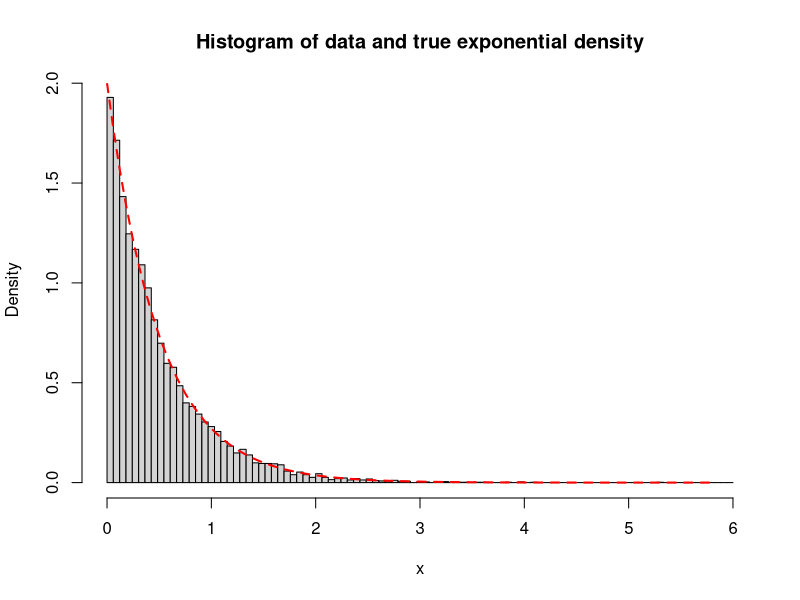
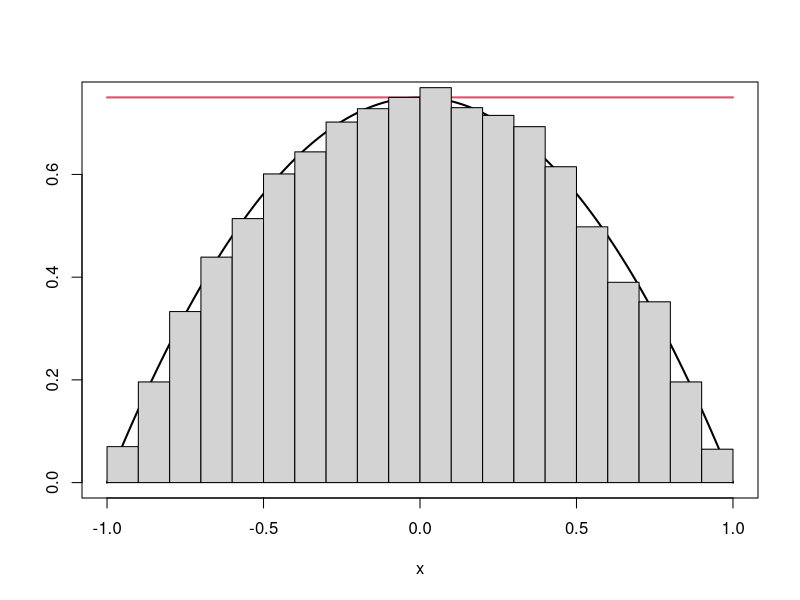
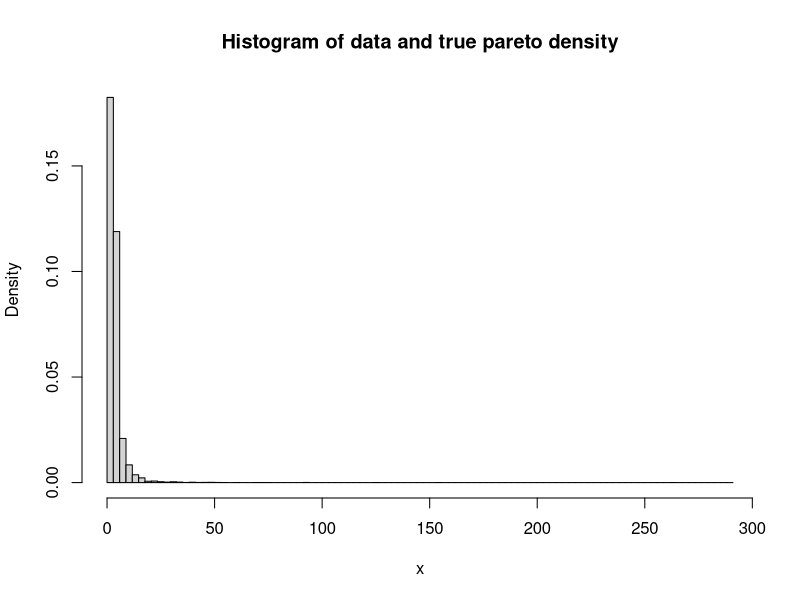
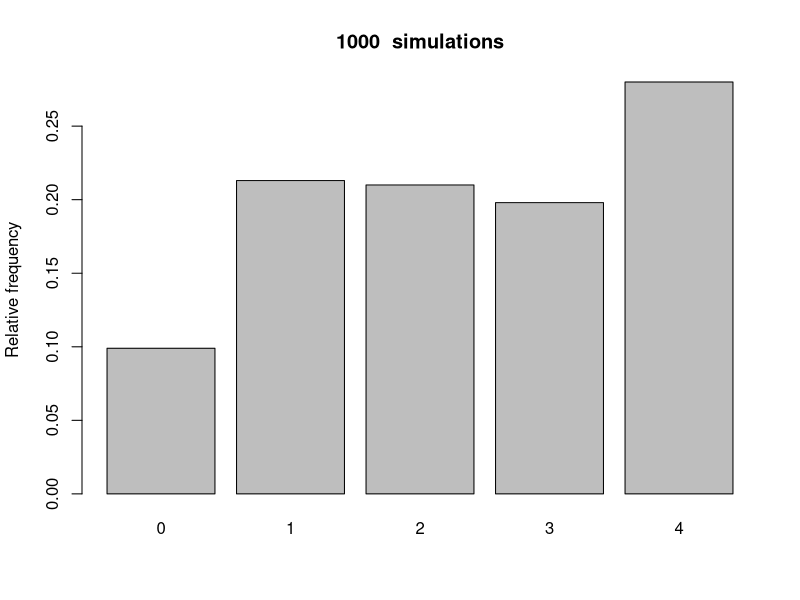
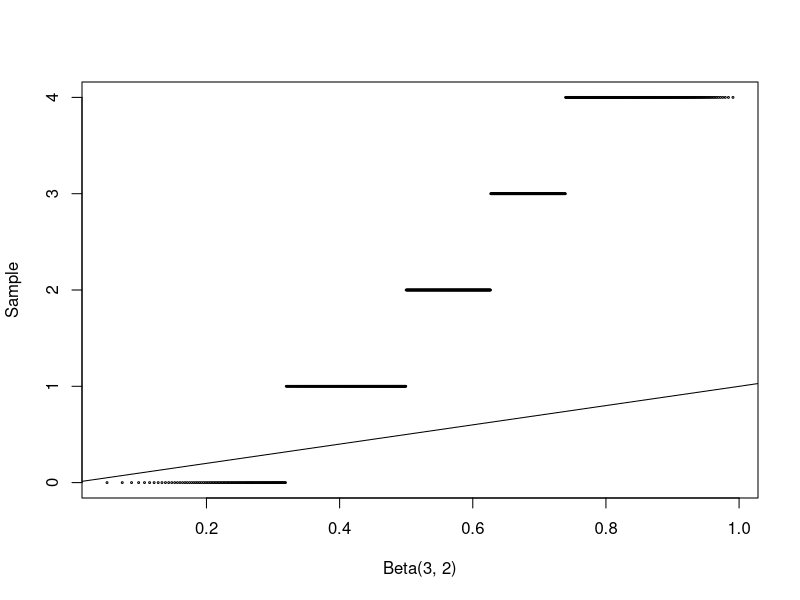
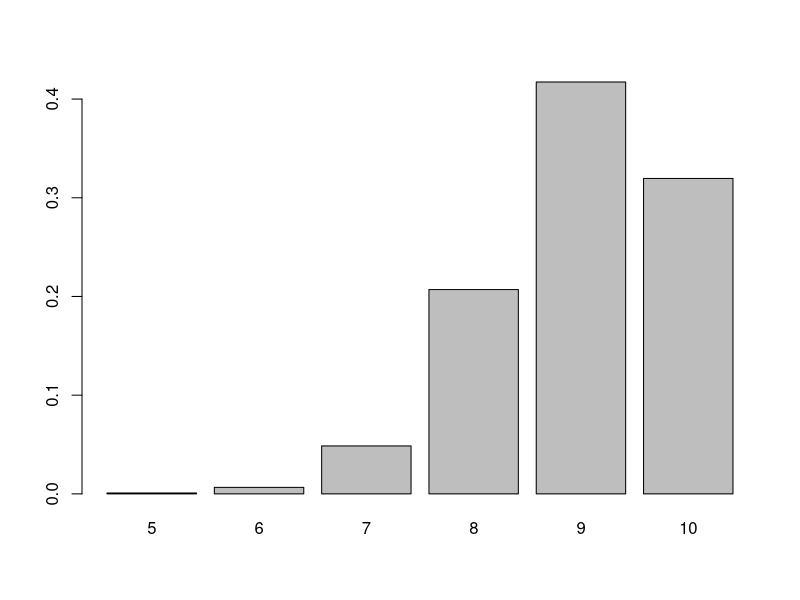

These figures' R source, in order: (Note: a time limit stopped this script after it produced the figures.)
#File contains weekly R-code examples from lectures as well as weekly exercises

#Remove old variables
rm(list=ls())

#Check that psuedo random number generators are deterministic
runif(10) #10 random uniform between 0 and 1

#Set seed and runif again:
set.seed(98925)  #Lets us "choose" where to start generating random
runif(10) 

#Takeaway: When writing programs that invovles
# random numbers, it's a good idea set a fixed seed
# at the start of the program. In that way one 
# produces reproducable results every time



#Inverse transform examples

#Function that generates Nsim random variables
# with the exponential distribution
# using rate parameter lambda.

genexpdistr <- function(Nsim,lambda) {
  U <- runif(Nsim) #Nsim uniform random numbers
  X <- -log(1-U)/lambda #Inverse transfrom of F(x)
  return(X)
}

Nsim <- 10000
lambda <- 2
x <- genexpdistr(Nsim = Nsim, lambda = lambda)

#Histogram of simulated data with true density on top as red line
hist(x,prob = TRUE, breaks = seq(0,ceiling(max(x)*1.1),length.out = max(10,sqrt(Nsim))), main =  "Histogram of data and true exponential density")
curve(dexp(x, rate = lambda), col = "red", lty = 2, lwd = 2, add = TRUE,xlim=c(0.001,max(x)*1.1))

#Expectation (theoretical mean)
1/lambda 
#Mean of the data 
mean(x)
#Standard deviation of the data
sd(x)


#Inverse transform method, discrete case
# Use sample.function

x <- 0:3 #possible outcomes
n <- 1000 #number of draws
probs <- c(1,3,3,1)/8 #probability of outcome
X <- sample(x=x,size=n,replace=TRUE,prob=probs)


     

#Illustration of Accept-reject algorithm

#a function of the density
f <- function(x){
  return(0.75*(1.0-x^2))
}
C <- 1.5 #Found by calculations by hand

#For plotting purposes
x.grid <- seq(from=-1.0,to=1.0,length.out = 1000)
#Plot the target density f(x)
plot(x.grid,f(x.grid),type="l",lwd=2,xlab="x",ylab="")
#Plot C*g(x)
lines(x.grid,C*dunif(x.grid,min=-1,max=1),col=2,lwd=2)
#We should have f(x) <= C*g(x) for all possible x
#This looks good for now

#Then we actually implement the algorithm
#Single draw
gen.f.AR.draw <- function() {
  proposals <- 0 
  while(TRUE) { #this is scary, should be safeguarded
    x <- runif(1,min=-1,max=1) #proposal from uniform(-1,1)
    a <- f(x)/(C*dunif(x,min=-1,max=1)) #accept prob
    proposals <- proposals + 1 #count the proposals
    if(runif(1) < a) return(c(x,proposals))
  }
}

#Many draws
rf.AR <- function(n = 1000) {
  ret <- vector(mode = "numeric",length = n)
  nprop <- vector(mode = "numeric",length = n)
  for(i in 1:n) {
    tmp <- gen.f.AR.draw()
    ret[i] <- tmp[1]
    nprop[i] <- tmp[2]
  }
  print(paste0(
    "number of proposal per accepted RV: ",
    mean(nprop)),quote = F)
  return(ret)
}

#Draw some random numbers and add to figure
x <- rf.AR(n=10000)
hist(x,probability = T, add = T)



#Remove old variables
rm(list=ls())

#Exercises from the book
#3.3
#Pareto distribution
#cdf: F(x) = 1-(b/x)^a, x>b>0,a>0

#Generating pareto distribution using inverse tranform
genparetodistr <- function(Nsim,a,b){
  U <- runif(Nsim,min=0,max=1) #U = uniform[0,1]
  X <- b/sqrt((1-U)) #F(X)=U solved for X
  return(X)
}

Nsim <- 1
a <- 2
b <- 2
genparetodistr(Nsim = Nsim, a = a, b = b)

#Graph the density historgram with
#the Pareto(2,2) density superimposed

Nsim <- 10000
a <- 2
b <- 2
x <- genparetodistr(Nsim = Nsim, a = a, b = b)

#Histogram of simulated data with true density on top as red line
hist(x,prob = TRUE, breaks = seq(0,ceiling(max(x)*1.1),length.out = max(10,sqrt(Nsim))), main =  "Histogram of data and true pareto density")


#Remove old variables
rm(list=ls())

#3.5
#Discrete random variable 
x <- 0:4 #possible outcomes
probs <- c(0.1,0.2,0.2,0.2,0.3) #pmf
Nsim <- 1000
X <- sample(x=x,size=Nsim,replace=TRUE,prob=probs)
relfreq <- table(X)/Nsim
barplot(relfreq,ylab = "Relative frequency", main = paste(Nsim," simulations"))


# 3.7 
# Write a function to generate 
# a random sample of size n from
# the Beta(a,b) distribution by
# the acceptance-rejection method
# Generate a random sample of size 
# 1000 from the Beta(3,2) dist. 
# Graph the histogram of the sample
# with the theoretical Beta(3,2)
# density superimposed.

#Using relation stated in Rizzo, p. 72
Nsim <- 1000
a <- 3
b <- 2

betagengamma <- function(Nsim, a, b) {
  U <- rgamma(n = Nsim, shape = a, rate = 1)
  V <- rgamma(n = Nsim, shape = b, rate = 1)
  X <- U/(U+V)
  return(X)
}

# Compare with the Beta(3,2) dist using
# a quantile-quantile (QQ) plot
q <- qbeta(ppoints(Nsim),a,b)
qqplot(q, X, cex = 0.25, xlab = "Beta(3, 2)",ylab="Sample")
abline(0,1)




#3.17
#Compare runtime of X from 3.7 with rbeta
Nsim <- 5000
a <- 3
b <- 2
iterations <- 1000

start.time <- Sys.time()
runtimeapprox <- function(Nsim,a,b,iterations) {
  for(i in 1:iterations){
    values <- betagengamma(Nsim = Nsim, a = a, b = b)
  }
  return(values)
}
end.time <- Sys.time()
time.taken <-  end.time - start.time
time.taken


start.time <- Sys.time()
runtimeanalytic <-function(Nsim,a,b,iterations){
  for(i in 1:iterations) {
    values <- rbeta(Nsim, a, b)
  }
  return(values)
}
end.time <- Sys.time()
time.taken <- end.time - start.time
time.taken




#Exercise 1 from paper
Nsim <- 10000
p <- c(0.7,0.95,0.95,0.95,0.99,0.99,0.92,0.92,0.92,0.7)

#a
I1 <- sample(0:1,size = Nsim,replace=TRUE,prob=c(1-p[1],p[1]))
I2 <- sample(0:1,size = Nsim,replace=TRUE,prob=c(1-p[2],p[2]))
sum(I1*I2)/Nsim #The fraction of cases, when both have 1

#b
I1 <- sample(0:1,size=Nsim,replace=TRUE,prob=c(1-p[1],p[1]))
I2 <- sample(0:1,size=Nsim,replace=TRUE,prob=c(1-p[2],p[2]))
sum(pmax(I1,I2))/Nsim

#c
I1 <- sample(0:1,size=Nsim,replace=TRUE,prob=c(1-p[1],p[1]))
I2 <- sample(0:1,size=Nsim,replace=TRUE,prob=c(1-p[2],p[2]))
I3 <- sample(0:1,size=Nsim,replace=TRUE,prob=c(1-p[3],p[3]))
I4 <- sample(0:1,size=Nsim,replace=TRUE,prob=c(1-p[4],p[4]))
sum(I1*I2*pmax(I3,I4))/Nsim

#d
# "The system works if only at least 7 of 10
# components work"

#Create a matrix
Imatrix <- matrix(nrow = Nsim, ncol = 10)
for(i in 1:10) {
  Imatrix[,i] <- sample(0:1,size=Nsim,replace=TRUE,prob=c(1-p[i],p[i]))
}
Nfunctioning <- rowSums(Imatrix) # Calculate number of working for each row
sum(Nfunctioning>=7)/Nsim # Probability for at least 7 working

barplot(table(Nfunctioning)/Nsim)



#Exercise 2

#Remove old variables
rm(list=ls())

#First create a function to simulate values from a 
#general triangle distribution using acceptance-rejection:
rtriangle <- function(Nsim,a,b,c) {
  if(!(a<c & c<b))
    stop("Error, check a, b and c.")
  k <- 0 #counter for accepted
  x <- numeric(Nsim) #vector of accepted
  while(k<Nsim){ #iterate until k have been accepted Nsim times
    u <- runif(1) #generate U
    y <- runif(1,min=a,max=b) #proposed distribution
  }
    
  if(y<c){ #different pdf before and after c
      if(u<=((y-a)/(c-a))) { #then accept
        k <- k + 1 
        x[k] <- y #add proposal to x
      }
    }
  else{
    if(u<=((b-y)/(b-c))) { #then accept
      k <- k + 1 
      x[k] <- y #add proposal to x
    }
  }
  return(x)
}


#a: P(X>8)
#Conditional prob ( condition, we know there is a find)
Nsim <- 1000
probOil <- 0.4
a <- 2
c <- 6
b <- 10
xtriangle <- rtriangle(Nsim = Nsim,a = a, b = b, c = c)
print(sum(as.integer(xtriangle>8.0))/Nsim) #relative frequency

#Unconditional probability that there is a find
finds <- sample(x = c(0,1), size = Nsim, replace = TRUE, prob = c(0.6,0.4)) #0 for no find, 1 for find
unconditionalProb = finds*xtriangle
print(sum(as.integer(unconditionalProb>8.0))/n)

#b
Nsim <- 1000
X1 <- rtriangle(Nsim = Nsim, a = 2, b = 6, c = 4)
X2 <- rtriangle(Nsim = Nsim, a = 3, b = 11, c = 7)
X3 <- rtriangle(Nsim = Nsim, a = 2, b = 6, c = 4)
X4 <- rtriangle(Nsim = Nsim, a = 1, b = 9, c = 5)
X5 <- rtriangle(Nsim = Nsim, a = 8, b = 10, c = 9)
X6 <- rtriangle(Nsim = Nsim, a = 5, b = 9, c = 7)
X7 <- rtriangle(Nsim = Nsim, a = 2, b = 6, c = 4)
X8 <- rtriangle(Nsim = Nsim, a = 3, b = 5, c = 4)
X9 <- rtriangle(Nsim = Nsim, a = 8, b = 12, c = 10)
X10 <- rtriangle(Nsim = Nsim, a = 3, b = 7, c = 5)

#Assuming finding at every reservioir
totalFindings <- X1 + X2 + X3 + X4 + X5 + X6 + X7 + X8 + X9 + X10
hist(totalFindings, prob = TRUE, density = 10, sqrt(Nsim))
mean(totalFindings)


#Findings with risk
pi <- c(0.8,0.3,0.6,0.6,0.5,0.9,0.5,0.8,0.4,0.4)
nonRiskMatrix <- cbind(X1,X2,X3,X4,X5,X7,X8,X9,X10)
riskMatrix <- nonRiskMatrix
for(i in 1:10) {
  riskMatrix[,i] <- riskMatrix[,i]*sample(x=c(0,1),size=Nsim,prob=c((1-pi[i]),pi[i]),replace = TRUE)
}
risk <- rowSums(riskMatrix)
hist(risk,prob=TRUE,density=10,class = sqrt(Nsim))
mean(risk)




###Problem 3
#Covariance matrix calculated on paper
library(mvtnorm)
mu <- c(1,1) #Expectatons
var <- c(1,3) #Variances
covarMatrix <- matrix(c(1,1.21,1.21,1),nrow = 2) #Create a covariance Matrix
Nsim <- 10000
Xdata <- rmvnorm(n = Nsim, mean = mu, sigma = covarMatrix)

#Probability that the sum is more that 3
probability <- sum((Xdata[,1]+Xdata[,2])>3)/Nsim #divide by Nsim to get relfreq

#b, covariance is 0
covarMatrix <- matrix(c(1,0,0,1),nrow = 2) #Create a covariance Matrix
Xdata <- rmvnorm(n = Nsim, mean = mu, sigma = covarMatrix)

#Probability that the sum is more that 3
probability <- sum((Xdata[,1]+Xdata[,2])>3)/Nsim #divide by Nsim to get relfreq
